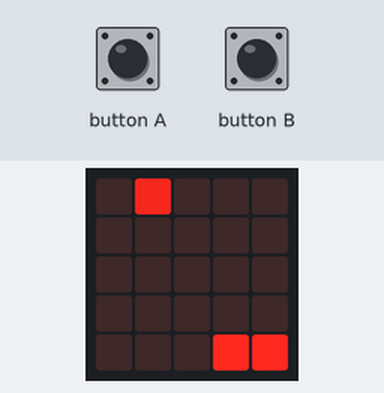
This program was run on a simulated BBC micro:bit running MicroPython. On the bench: the board's 5×5 LED display. The inputs (shaded band) are chosen by the test bench. The 48×5 strip is a reading aid, not a part: it shows the text the display is scrolling, unrolled, one strip-width of it at a time.

Above: at 1.2 s.
1.3 s: button A pressed for 0.15 s
At 1.32 s:
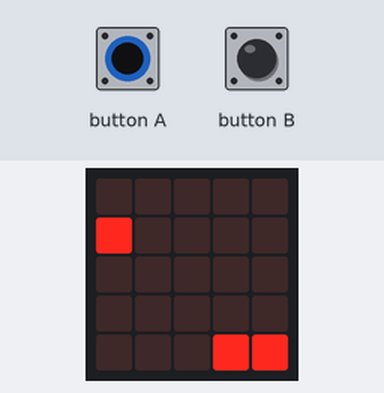
At 1.73 s:
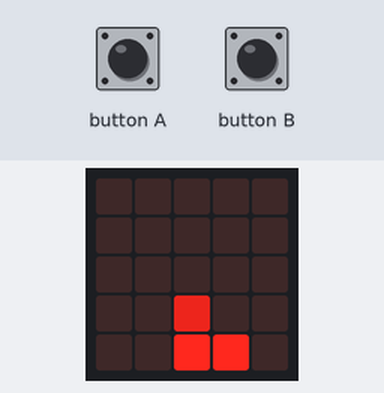
2.0 s: button B pressed for 0.15 s
At 2.34 s:
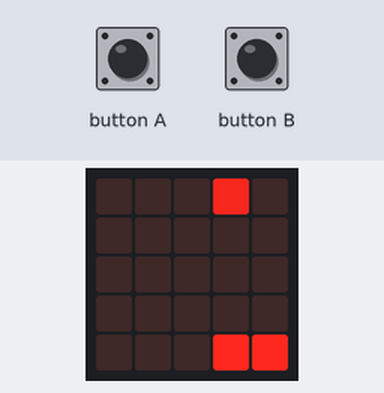
Timing chart, 0 to 5.0 s (numbered marks = the images above; inputs shaded):
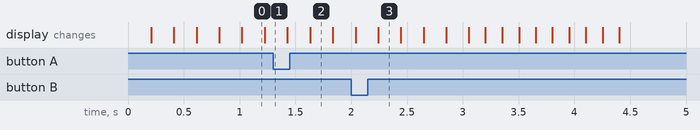

The program:

mircrobit_paletka.py
```python
from microbit import *

y = 0
x = 1
kierunek_y = 1
kierunek_x = 1
jasnosc = 1

paletka = 3

game_over = False

def zmien_wsp(wartosc, kierunek):
    return wartosc + (1 * kierunek)

def zmien_kierunek(wartosc, kierunek, czy_y=False):
    if (czy_y and wartosc == 3) or (not czy_y and wartosc == 4) or wartosc == 0:
        kierunek = kierunek * -1
    return kierunek

while not game_over:
    display.clear()
    jasnosc = y * -1 + 9

    y = zmien_wsp(y, kierunek_y)
    x = zmien_wsp(x, kierunek_x)

    kierunek_x = zmien_kierunek(x, kierunek_x)
    kierunek_y = zmien_kierunek(y, kierunek_y, True)

    if y == 3 and not (x == paletka or x == paletka + 1):
        game_over = True

    display.set_pixel(x, y, jasnosc)
    display.set_pixel(paletka, 4, 9)
    display.set_pixel(paletka + 1, 4, 9)

    if button_a.was_pressed() and paletka > 0:
        paletka -= 1
    if button_b.was_pressed() and paletka < 3:
        paletka += 1

    sleep(200)

display.scroll(str(round(running_time() / 1000)))
```

Measured:
- after the input at 1.3 s, the display: first differs from a run without the input after 0.33 s (image 2)
- after the input at 2.0 s, the display: first differs from a run without the input after 0.24 s (image 3)
